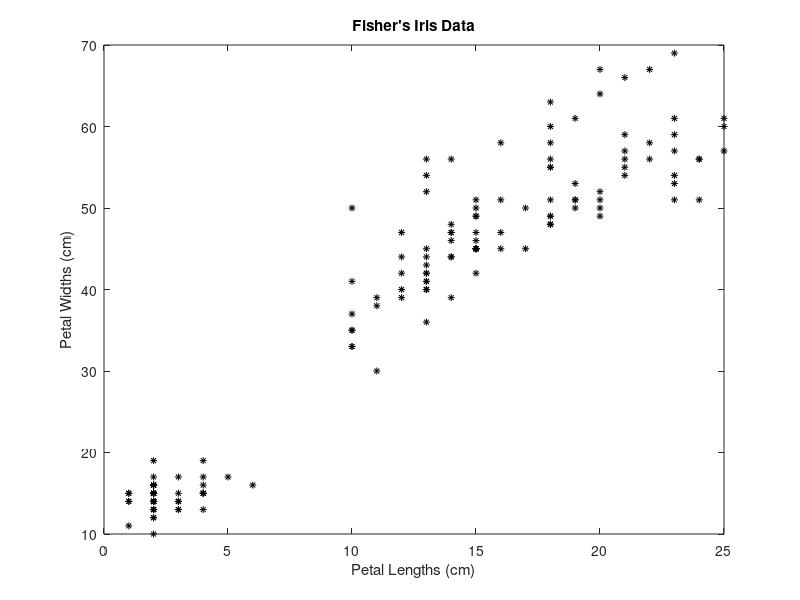
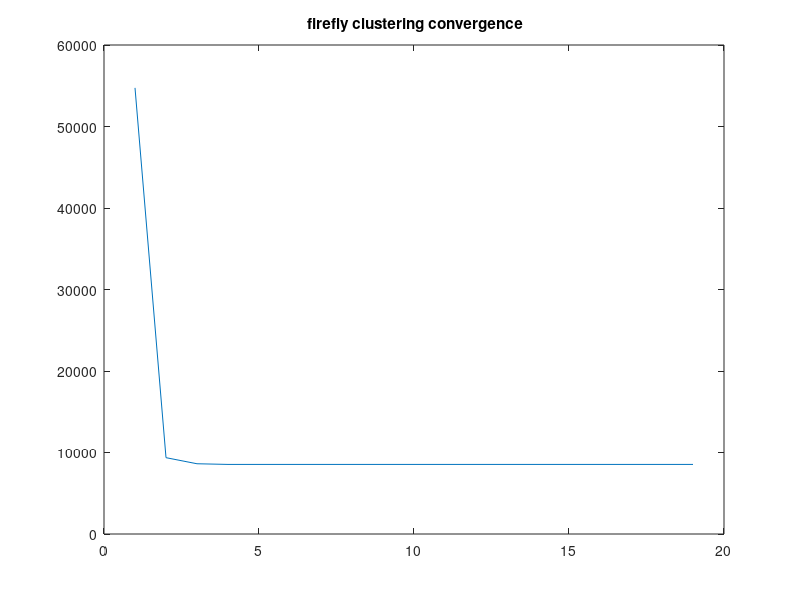
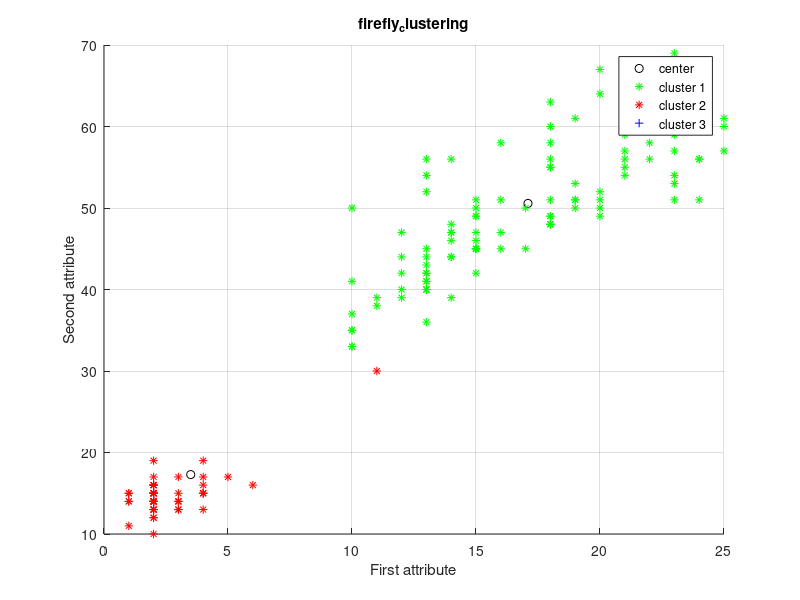

The MATLAB script that drew these images, in order: (Note: this script raises an error after producing the figures.)
sam=load('iris2.txt');
figure(1)
plot(sam(:,1),sam(:,2),'k*','MarkerSize',5);
title 'Fisher''s Iris Data';
xlabel 'Petal Lengths (cm)';
ylabel 'Petal Widths (cm)';
rng(1); % For reproducibility


N=20;       
% randomness 0-1
alpha=0.2;   
% Absorption coefficient
gamma=1.0;   
% number of iterations
M=20;       
% number of clusters
K=2;         
% number of samples and number of attributes
[S,D]=size(sam);
%D=D-1;
sam1=sam(:,1:D);
% initial light intensity
%lightn=rand(N,K*D);
time=[]
%plot3(sam(:,1),sam(:,2),sam(:,3),'*');grid;box;
  % line(sam(:,1),sam(:,2),sam(:,3),'linestyle','none','marker','*','color','g');
t=1;
% initialize clustering matrix clamt is a N*S
for i=1:N
    clmat(i,:)=randperm(S);
    clmat(i,clmat(i,:)>K)=ceil(rand(1,sum(clmat(i,:)>K))*K);
end

%%
% initialize best fitness
fitt=inf*ones(1,N);
% best clustring
fljg=clmat(1,:);
%  The initial locations of n fireflies
x=zeros(N,K*D);
cen=zeros(K,D);
fitt2=fitt;
% best solution
fg= inf;
pg=x(1,:);

%%
%----------start---------%
while t<M
    tic
   % t
    for i=1:N
        ww=zeros(S,K);
        % if belong class, the value is 1 otherwise 0
        for ii=1:S
            ww(ii,clmat(i,ii))=1;
        end
        ccc=[];tmp=0;
        for j= 1:K
            % sum of attributes values
            sumcs = sum(ww(:,j)*ones(1,D).*sam1);
            % number of attributes
            countcs = sum(ww(:,j));
            % class center
            % attributes' number is 0, the center is 0
            if countcs==0
                cen(j,:)=zeros(1,D);
            % otherwise the center is mean of attributes value
            else
                cen(j,:)=sumcs/countcs;
                 centmp(j,:)=cen(j,:);
            end
            ccc=[ccc,cen(j,:)];
            aa=find(ww(:,j)==1);
            if length(aa)~=0
                for k=1:length(aa)
                    tmp=tmp+(sum((sam1(aa(k),:)-cen(j,:)).^2));
                end
            end
        end
        x(i,:)=ccc;
        %best fitness
        fitt2(i)=tmp;    
    end
    % update.move
    [lightn,index] = sort(fitt2);
    x=x(index,:);
      
    for i=1:N
        if fitt2(i)<fg
            pg=x(i,:);
            fg=fitt2(i);
            fljg=clmat(i,:);
        end
    end

    fg
    %fljg
    checkline(t)=fg;
    
    for i=1:N
        for j=1:N
            r=0;
            for k=1:K*D
            r=sqrt((x(1,k)-x(i,k))^2+r);
            end

            % the firefly movement
            if lightn(i)<lightn(j)
                beta0=1;
                beta=beta0*exp(-gamma*r.^2);
                x(i,:)=x(i,:).*(1-beta)+x(j,:).*beta+alpha.*(rand-0.5);
             % update centriod
                for z=1:K
                    cen(z,:)=x(i,(z-1)*D+1:z*D);
                end
             %update
             %getting new central point
                for p=1:S
                    tmp1=zeros(1,K);
                    for k=1:K
             %the distance between sample and central point
                    tmp1(k)=sum((sam1(p,:)-cen(k,:)).^2);
                    end
             %clustering
                    [tmp2 clmat(i,p)]=min(tmp1);
               end


            end
       end
        %fljg=clmat(i,:);
    end
        %lightn
    time(t)=toc;
t=t+1;
       % checkline(t)=fg;
end
%%
interdist=0;
for i=1:K
    for j=1:K
        if i~=j
        interdist=interdist+sum((centmp(i,:)-centmp(j,:)).^2);
        end
    end
end
interdist=interdist/2;

    
%%
%display
a=[];
b=[];
c=[];
d=[];
for i=1:S
    if fljg(i)==1.0
     a(end+1)=i;
    elseif fljg(i)==2.0
        b(end+1)=i;
    elseif fljg(i)==3.0
        c(end+1)=i;
    elseif fljg(i)==4.0
        d(end+1)=i;
    end
end

     
    
    
    
    
    
    toc
    
    

    
%%       Abandoned
    
    
    
%% get best solution
    for i=1:N
         if fitt2(i)<fg
             pg=x(i,:);
             fg=fitt2(i);
             %current best clutering
             fljg=clmat(i,:);
         end
    end
fprintf('Initial centroids should be:');    
fprintf( '%d, %d \n' ,pg);   


figure(2)
plot(checkline);
title(' firefly clustering convergence');
figure(3)
%plot3(cen(:,1),cen(:,2),cen(:,3),'o');grid;box
plot(cen(:,1),cen(:,2),'ko');grid;box
title('firefly_clustering')
xlabel('First attribute')
ylabel('Second attribute')
YY=[1 2 3 4];
% index1 = find(YY(1) == best_solution)
% index2 = find(YY(2) == best_solution)
% index3 = find(YY(3) == best_solution)
% index4 = find(YY(4) == best_solution)
   line(sam(a,1),sam(a,2),'linestyle','none','marker','*','color','g');
   line(sam(b,1),sam(b,2),'linestyle','none','marker','*','color','r');
   line(sam(c,1),sam(c,2),'linestyle','none','marker','+','color','b');
   line(sam(d,1),sam(d,2),'linestyle','none','marker','s','color','b');
   legend('center','cluster 1','cluster 2','cluster 3')
rotate3d
std1=std2(sam1(a,:));
std22=std2(sam1(b,:));
std3=std2(sam1(c,:));
std4=std2(sam1(d,:));


%%%%%%%%%%%%%%%%%%%%%%%%%%%%% quality of clusters %%%%%%%%%%%%%%%%%%%%%%
data = sam1;
ids = fljg;
%%%%%% (1) calculation of Silhoutte coefficient%%%%%
figure(4)
[silh,h] = silhouette(data, ids);
avrgScore = mean(silh);
fprintf('Mean value of the silhoutte value over all the points is %f\n',avrgScore);

%%%% (2)calculation of Dunn Index%%%%%%%%
distM=squareform(pdist(data));
disp(sprintf('Dunns index is %d', dunns(K,distM,ids)));
figure(5)
scatter(data(:,1),data(:,2),10,ids,'filled');title('Clusters found by firefly algorithm');axis equal;

